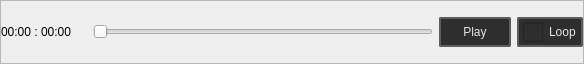
<?xml version="1.0" encoding="UTF-8"?>
<ui version="4.0">
 <class>Form</class>
 <widget class="QWidget" name="Form">
  <property name="geometry">
   <rect>
    <x>0</x>
    <y>0</y>
    <width>584</width>
    <height>64</height>
   </rect>
  </property>
  <property name="minimumSize">
   <size>
    <width>128</width>
    <height>0</height>
   </size>
  </property>
  <property name="maximumSize">
   <size>
    <width>16666</width>
    <height>64</height>
   </size>
  </property>
  <property name="windowTitle">
   <string>Form</string>
  </property>
  <layout class="QVBoxLayout" name="verticalLayout">
   <property name="spacing">
    <number>0</number>
   </property>
   <property name="leftMargin">
    <number>0</number>
   </property>
   <property name="topMargin">
    <number>0</number>
   </property>
   <property name="rightMargin">
    <number>0</number>
   </property>
   <property name="bottomMargin">
    <number>0</number>
   </property>
   <item>
    <widget class="QFrame" name="content">
     <property name="maximumSize">
      <size>
       <width>16777215</width>
       <height>16777215</height>
      </size>
     </property>
     <property name="frameShape">
      <enum>QFrame::Shape::StyledPanel</enum>
     </property>
     <property name="frameShadow">
      <enum>QFrame::Shadow::Raised</enum>
     </property>
     <layout class="QHBoxLayout" name="horizontalLayout">
      <property name="leftMargin">
       <number>0</number>
      </property>
      <property name="topMargin">
       <number>0</number>
      </property>
      <property name="rightMargin">
       <number>0</number>
      </property>
      <property name="bottomMargin">
       <number>0</number>
      </property>
      <item>
       <widget class="QLabel" name="time">
        <property name="minimumSize">
         <size>
          <width>86</width>
          <height>0</height>
         </size>
        </property>
        <property name="maximumSize">
         <size>
          <width>86</width>
          <height>16777215</height>
         </size>
        </property>
        <property name="text">
         <string>00:00 : 00:00</string>
        </property>
       </widget>
      </item>
      <item>
       <widget class="QSlider" name="timeline_slider">
        <property name="orientation">
         <enum>Qt::Orientation::Horizontal</enum>
        </property>
       </widget>
      </item>
      <item>
       <widget class="QPushButton" name="play_button">
        <property name="minimumSize">
         <size>
          <width>72</width>
          <height>0</height>
         </size>
        </property>
        <property name="maximumSize">
         <size>
          <width>72</width>
          <height>16777215</height>
         </size>
        </property>
        <property name="styleSheet">
         <string notr="true">
    /* QPushButton default and hover styles */
    QPushButton {

        font: 580 9pt &quot;Segoe UI&quot;;
	

        border: 2px solid black;
        border-radius: 2px;
        border-color: rgba(94, 94, 94, 255);
        height:22px;
        padding-top: 2px;
        padding-bottom:2px;
        padding-left: 4px;
        padding-right: 4px;
        color: #e5e5e5;
        background-color: #2e2e2e;
    }
    QPushButton:hover {
        background-color: #515965;
        color: white;
    }
    QPushButton:pressed {
        background-color: red;
        background-color: #2e2e2e;
        margin: 1 px;
        margin-left: 2px;
        margin-right: 2px;

    }</string>
        </property>
        <property name="text">
         <string>Play</string>
        </property>
        <property name="icon">
         <iconset resource="../resources.qrc">
          <normaloff>:/valve_common/icons/tools/common/control_play.png</normaloff>:/valve_common/icons/tools/common/control_play.png</iconset>
        </property>
        <property name="iconSize">
         <size>
          <width>20</width>
          <height>20</height>
         </size>
        </property>
       </widget>
      </item>
      <item>
       <widget class="QCheckBox" name="loop_checkbox">
        <property name="maximumSize">
         <size>
          <width>16777215</width>
          <height>30</height>
         </size>
        </property>
        <property name="styleSheet">
         <string notr="true">
    /* QPushButton default and hover styles */
    QCheckBox {

        font: 580 10pt &quot;Segoe UI&quot;;

        border: 2px solid black;
        border-radius: 2px;
        border-color: rgba(94, 94, 94, 255);
        height:22px;
        padding-top: 2px;
        padding-bottom:2px;
        padding-left: 4px;
        padding-right: 4px;
        color: #e5e5e5;
        background-color: #2e2e2e;
    }
    QCheckBox:hover {
        background-color: #515965;
        color: white;
    }
    QCheckBox:pressed {

    }
QCheckBox::indicator {
    width: 20px;
    height: 20px;
}
QCheckBox::indicator:unchecked {
    image: url(://valve_common/icons/tools/common/control_no_loop.png);
}

QCheckBox::indicator:checked {
    image: url(://valve_common/icons/tools/common/control_loop.png);
}</string>
        </property>
        <property name="text">
         <string>Loop</string>
        </property>
       </widget>
      </item>
     </layout>
    </widget>
   </item>
  </layout>
 </widget>
 <resources>
  <include location="../resources.qrc"/>
 </resources>
 <connections/>
</ui>
